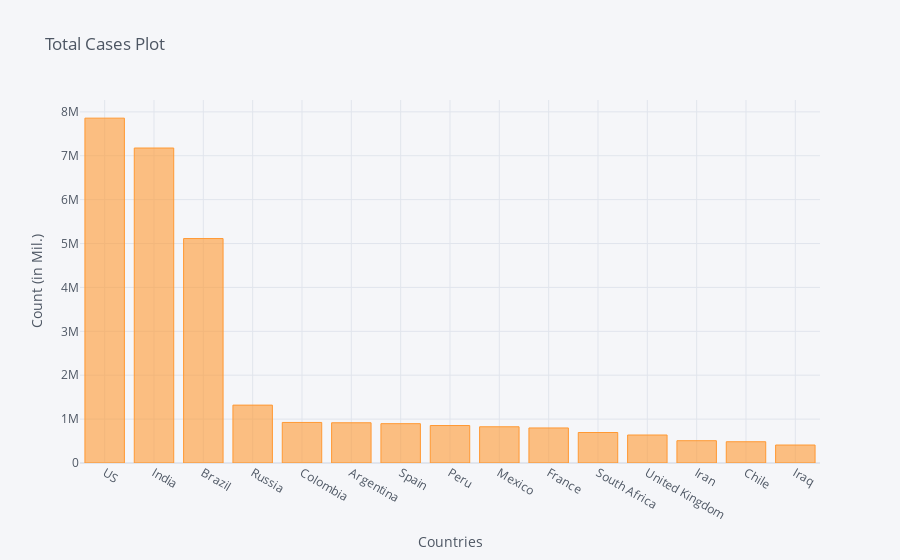

Here is the notebook cell this chart was saved with:
### Code cell
corona_dframe_agg_plot.iplot(kind='bar', x='Country/Region', y='10/13/20',
                             title='Total Cases Plot',xTitle='Countries',yTitle='Count (in Mil.)')

### Figure 1 — Plotly figure (JSON) as saved in the notebook; plotly's stock layout.template omitted (floating-point values rounded to 4 significant figures)
{"data": [{"marker": {"color": "rgba(255, 153, 51, 0.6)", "line": {"color": "rgba(255, 153, 51, 1.0)", "width": 1}}, "name": "10/13/20", "orientation": "v", "text": "", "type": "bar", "x": ["US", "India", "Brazil", "Russia", "Colombia", "Argentina", "Spain", "Peru", "Mexico", "France", "South Africa", "United Kingdom", "Iran", "Chile", "Iraq"], "y": [7856605, 7175880, 5113628, 1318783, 924098, 917035, 896086, 853974, 825340, 798257, 694537, 637708, 508389, 484280, 409358]}], "layout": {"legend": {"bgcolor": "#F5F6F9", "font": {"color": "#4D5663"}}, "paper_bgcolor": "#F5F6F9", "plot_bgcolor": "#F5F6F9", "title": {"font": {"color": "#4D5663"}, "text": "Total Cases Plot"}, "xaxis": {"gridcolor": "#E1E5ED", "showgrid": true, "tickfont": {"color": "#4D5663"}, "title": {"font": {"color": "#4D5663"}, "text": "Countries"}, "zerolinecolor": "#E1E5ED"}, "yaxis": {"gridcolor": "#E1E5ED", "showgrid": true, "tickfont": {"color": "#4D5663"}, "title": {"font": {"color": "#4D5663"}, "text": "Count (in Mil.)"}, "zerolinecolor": "#E1E5ED"}}}
